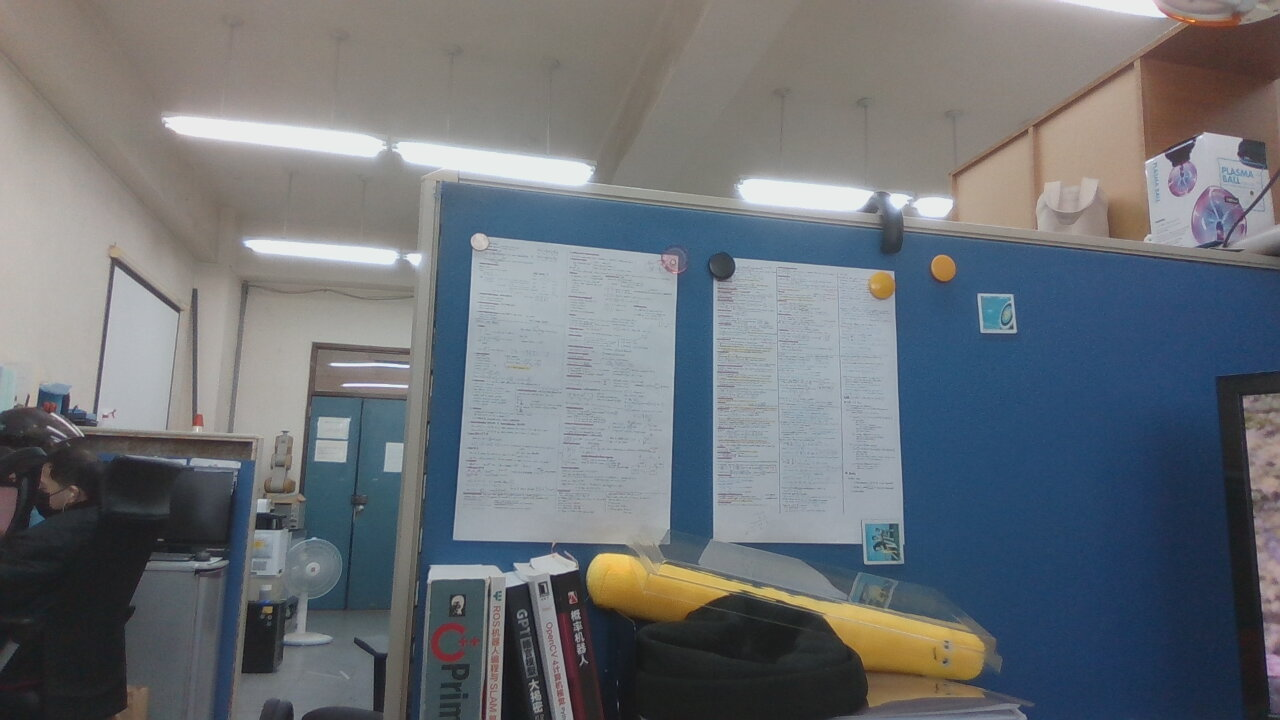
//> input picture match/test3.jpg, 1280 x 720 px
$ ./main   (built with g++ and OpenCV 4)
//> lines starting //> are read from the running program, lines starting //| are printed output that depends on the picture
#include <iostream>
#include <opencv2/core/core.hpp>
#include <opencv2/features2d/features2d.hpp>
#include <opencv2/highgui/highgui.hpp>
#include <opencv2/imgproc/imgproc.hpp>


using namespace std;
using namespace cv;

int main(int argc, char **argv) {

    Mat img_1 = imread("/home/wei/visual_odom_practice/match/test3.jpg");
//> img_1 is the input picture: 720 rows x 1280 cols, CV_8UC3; mean B, G, R 118.1, 112.7, 108
    Mat img_2 = imread("/home/wei/visual_odom_practice/match/test4.jpg");
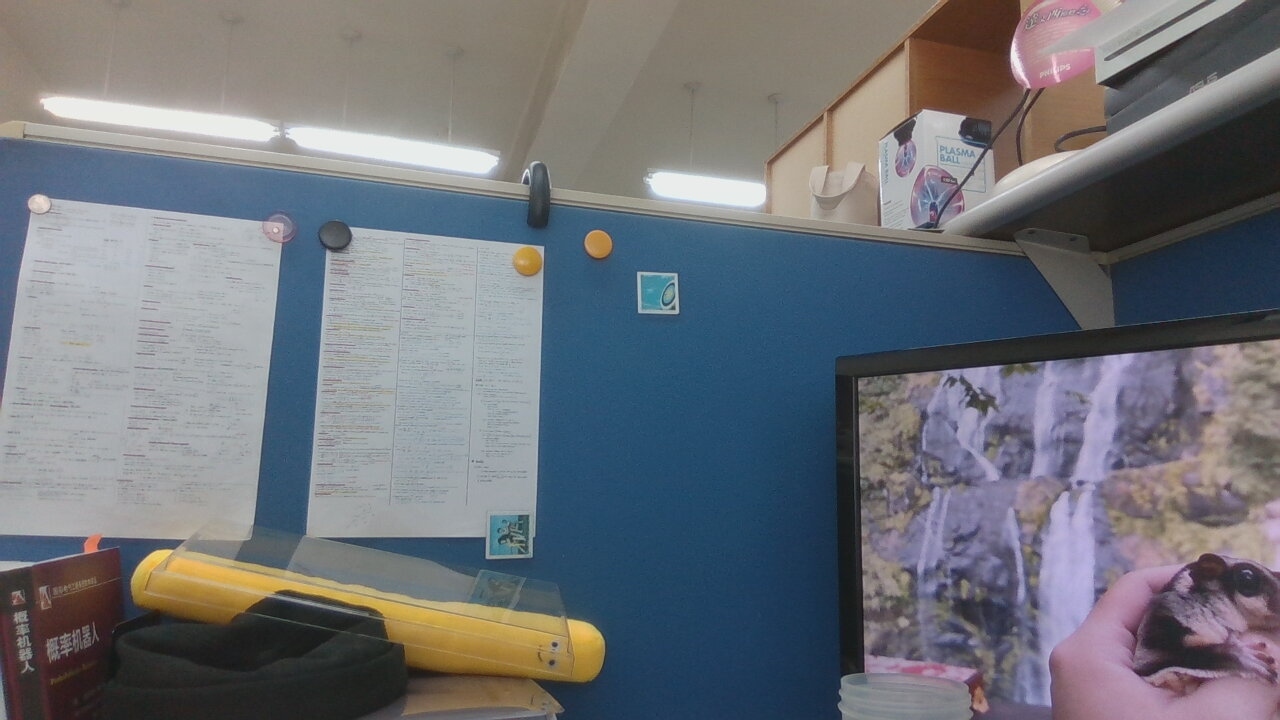
//> input picture match/test4.jpg, 1280 x 720 px
//> img_2 is the input picture: 720 rows x 1280 cols, CV_8UC3; mean B, G, R 120.1, 113.6, 110.6

    // initialize
    std::vector<KeyPoint> keypoints_1, keypoints_2;
    Mat descriptors_1, descriptors_2;
    Ptr<ORB> orb = ORB::create(500, 1.2f, 8, 31, 0, 2, ORB::HARRIS_SCORE, 31, 20);

    // step1-detecting corner positions
    orb->detect(img_1, keypoints_1);
//> keypoints_1 = 500 keypoints; strongest (x, y, size): (551, 576, 31), (552, 576, 44.6), (1163, 154, 31), (572, 564, 64.3)
    orb->detect(img_2, keypoints_2);
//> keypoints_2 = 500 keypoints; strongest (x, y, size): (964, 117, 31), (914, 118, 31), (677, 312, 31), (958, 117, 77.1)

    // step2-Calculate the BRIEF descriptor from the corner positions
    orb->compute(img_1, keypoints_1, descriptors_1);
    orb->compute(img_2, keypoints_2, descriptors_2);

    Mat outimg1;
    drawKeypoints(img_1, keypoints_1, outimg1, Scalar::all(-1), DrawMatchesFlags::DEFAULT);

    // Resize the image to half its original size
    resize(outimg1, outimg1, Size(), 0.3, 0.3);
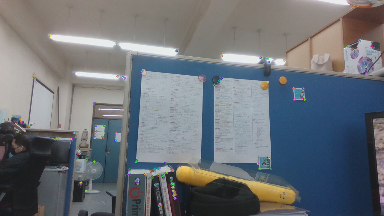
//> outimg1: 216 rows x 384 cols, CV_8UC3; mean B, G, R 118, 112.8, 108

    imshow("ORB Features @ outimg1", outimg1);

    // step3-matching the BRIEF descriptor
    std::vector<DMatch> matches;
    BFMatcher matcher(NORM_HAMMING);
    matcher.match(descriptors_1, descriptors_2, matches);
//> matches = 500 matches

    // step4-selecting the matching point
    double min_dist = 10000, max_dist = 0;

    // find the most likely matching point & the least likely matching point
    for (int i = 0; i < descriptors_1.rows; i++) {
        double dist = matches[i].distance;
        if (dist < min_dist) {
            min_dist = dist;
        }

        if (dist > max_dist) {
            max_dist = dist;
        }
    }
//> this loop made 500 passes
//> (dist, min_dist, max_dist) on pass 1: (33, 33, 33)
//> (dist, max_dist) on passes 2, 10, 12, 27, 45, 47: (73, 73), (76, 76), (78, 78), (80, 80), (84, 84), (85, 85)
//> after the loop, min_dist = 7; max_dist = 89

    cout << "-- Max dist : " << max_dist << endl;
//| -- Max dist : 89
    cout << "-- Min dist : " << min_dist << endl;
//| -- Min dist : 7

    // Matching error: the distance between each descriptor larger than two min_dist
    // When the distance is too small, a value is needed as a lower limit
    vector<DMatch> good_matches;
    for (int i = 0; i < descriptors_1.rows; i++) {
        if (matches[i].distance <= max(2 * min_dist, 30.0)) {
            good_matches.push_back(matches[i]);
        }
    }

    // step5-show the result
    Mat img_match, img_goodmatch;
    drawMatches(img_1, keypoints_1, img_2, keypoints_2, matches, img_match);
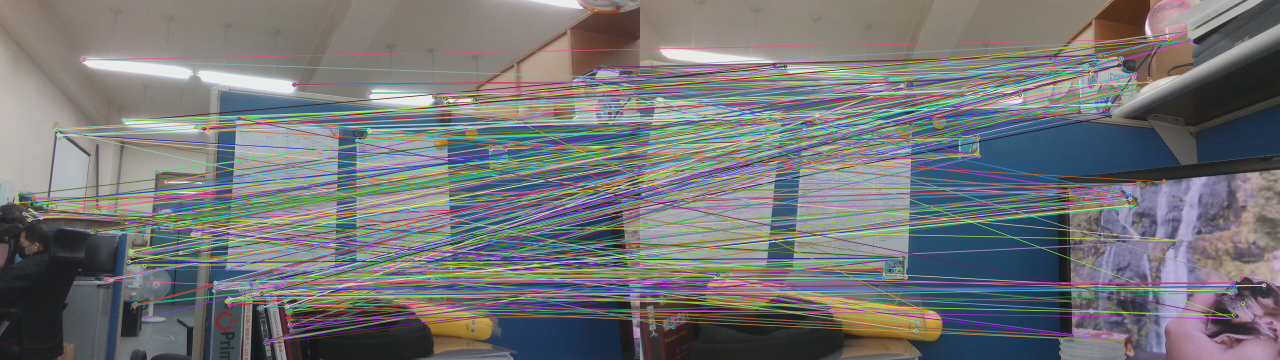
//> img_match: 720 rows x 2560 cols, CV_8UC3 (shown at 1/2 size); mean B, G, R 118.5, 116.6, 115.9
    drawMatches(img_1, keypoints_1, img_2, keypoints_2, good_matches, img_goodmatch);
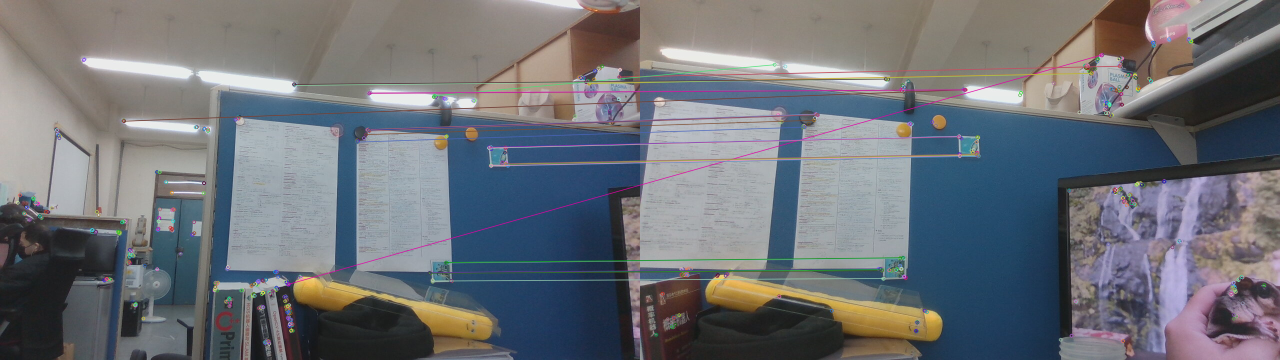
//> img_goodmatch: 720 rows x 2560 cols, CV_8UC3 (shown at 1/2 size); mean B, G, R 118.7, 112.8, 109.6

    // Resize the images to half their original size
    resize(img_match, img_match, Size(), 0.5, 0.5);
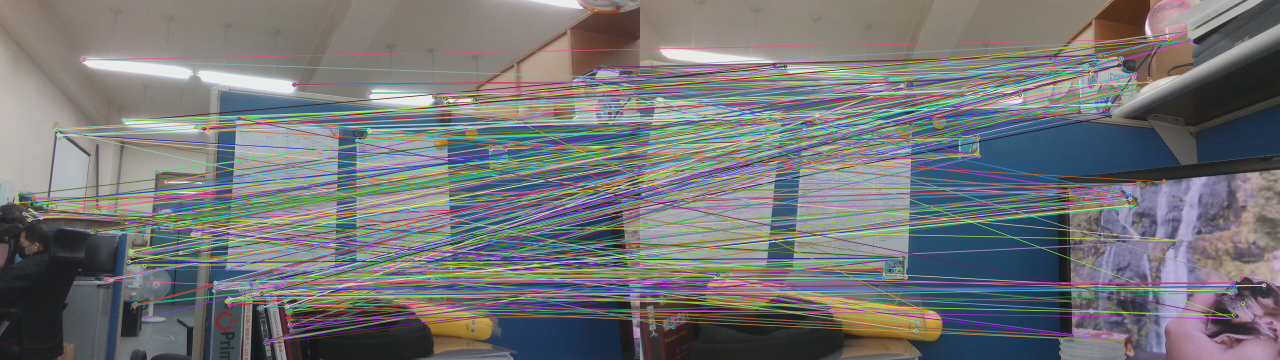
//> img_match: 360 rows x 1280 cols, CV_8UC3; mean B, G, R 118.6, 116.7, 116
    resize(img_goodmatch, img_goodmatch, Size(), 0.5, 0.5);
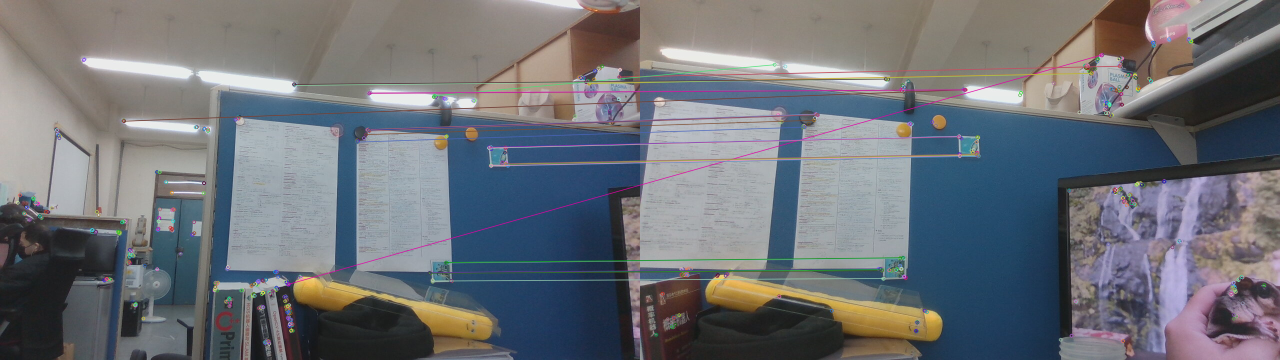
//> img_goodmatch: 360 rows x 1280 cols, CV_8UC3; mean B, G, R 118.9, 112.9, 109.7

    imshow("all the matching point pairs", img_match);
    imshow("Optimized matched point pairs.", img_goodmatch);

    waitKey(0);

    return 0;
}
